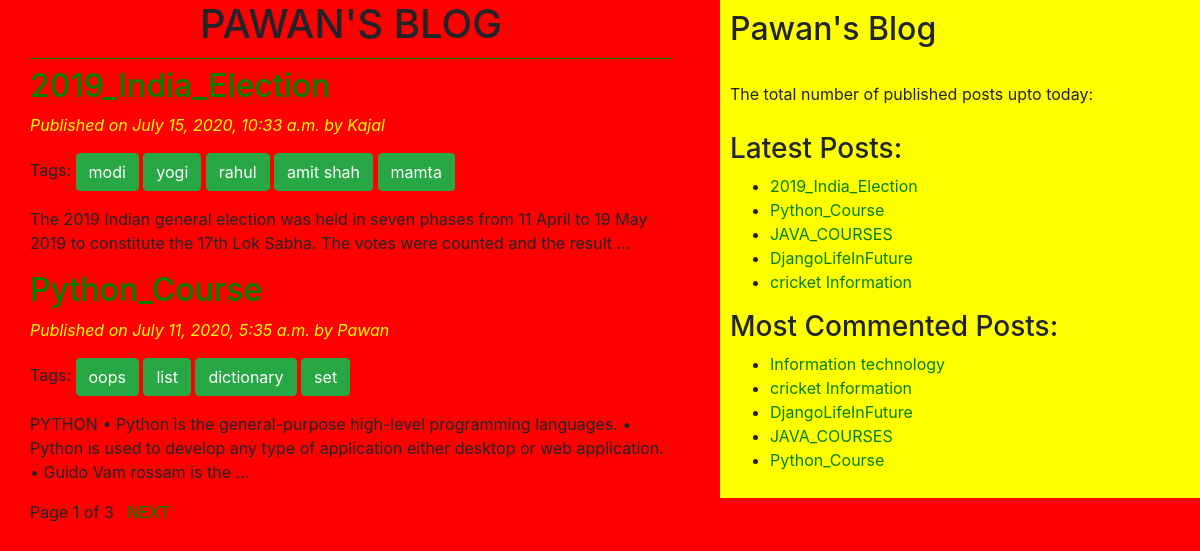
The page / on the database its author committed.
### blogapp/models.py (models this page shows, shortened)
class Post(models.Model):
    STATUS_CHOICES=(('draft','Draft'),('published','Published'))
    title=models.CharField(max_length=256)
    slug=models.SlugField(max_length=264,unique_for_date='publish')
    author=models.ForeignKey(User,related_name='blog_posts',on_delete=models.DO_NOTHING)
    body=models.TextField()
    publish=models.DateTimeField(default=timezone.now)
    created=models.DateTimeField(auto_now_add=True)
    updated=models.DateTimeField(auto_now=True)
    status=models.CharField(max_length=10,choices=STATUS_CHOICES,default='draft')
    objects=CustomManager()
    tags=TaggableManager()
    class Meta:
        ordering=('-publish',)
    def get_absolute_url(self):
        return reverse('post_detail',args=[self.publish.year,self.publish.strftime('%m'),self.publish.strftime('%d'),self.slug])

### blogapp/views.py (the view)
# urls.py: url(r'^$', views.post_list_view),
def post_list_view(request,tag_slug=None):
    post_list=Post.objects.all()
    tag=None
    if tag_slug:
        tag=get_object_or_404(Tag,slug=tag_slug)
        post_list=post_list.filter(tags__in=[tag])
    paginator=Paginator(post_list,2)
    page_number=request.GET.get('page')
    try:
        post_list=paginator.page(page_number)
    except PageNotAnInteger:
        post_list=paginator.page(1)
    except EmptyPage:
        post_list=paginator.page(paginator.num_pages)
    return render(request,'blogapp/post_list.html',{'post_list':post_list,'tag':tag})

### blogapp/models.py (called while the page is built)
    def get_queryset(self):
        return super().get_queryset().filter(status='published')

### blogapp/templatetags/blog_tags.py (called while the page is built)
@register.simple_tag(name='my_tag')
def total_posts():
    return Post.objects.count()

@register.inclusion_tag('blogapp/latest_posts123.html')
def show_latest_posts(count=3):
    latest_posts=Post.objects.order_by('-publish')[:count]
    return {'latest_posts':latest_posts}

@register.simple_tag
def get_most_commented_posts(count=5):
    return Post.objects.annotate(total_comments=Count('comments')).order_by('-total_comments')[:count]

### templates/blogapp/post_list.html (shortened to what this page needs)
<!DOCTYPE html>
{%extends 'blogapp/base.html' %}
    {%block content%}
    <h1>PAWAN'S BLOG</h1>
      {%for post in post_list%}
      <a href="{{post.get_absolute_url}}"><h2>{{post.title}}</h2></a>
        <p id='date'>Published on {{post.publish}} by {{post.author|title}}</p>
        <p>Tags:
          {%for tag in post.tags.all %}
          <a href="{%url 'post_list_by_tag_name' tag.slug %}" class='btn btn-success'>{{tag.name}}</a>
          {%endfor%}
        </p>
        {{post.body|truncatewords:30|linebreaks}}
      {%endfor%}
      {%include 'blogapp/pagenation.html' with page=post_list%}
      {%endblock%}

### templates/blogapp/base.html (shortened to what this page needs)
<!DOCTYPE html>
{%load blog_tags%}
{%load static%}
<html lang="en" dir="ltr">
  <head>
    <link rel="stylesheet" href="https://stackpath.bootstrapcdn.com/bootstrap/4.5.0/css/bootstrap.min.css">
    <link rel="stylesheet" href="{% static "css/blog.css"%}">
  </head>
  <body>
    <div class="content">
      {%block content%}
      {%endblock%}
  </div>
  <div class='sidebar'>
       <h2>Pawan's Blog</h2>
       <p>The total number of published posts upto today: <span id='pcount'>{% my_tag %}</span></p>
       <h3>Latest Posts:</h3>{%show_latest_posts 5%}
       <h3>Most Commented Posts:</h3>
       {%get_most_commented_posts as most_commented_posts%}
       <ul>
         {%for post in most_commented_posts %}
         <li><a href="{{post.get_absolute_url}}">{{post.title}}</a></li>
         {%endfor%}
       </ul>
  </div>
  </body>
</html>

### templates/blogapp/pagenation.html (shortened to what this page needs)
<div class="paginator">
  <span>Page {{page.number}} of {{page.paginator.num_pages}}</span>&nbsp&nbsp
  {%if page.has_next%}
    <a href="?page={{page.next_page_number}}">NEXT</a>
    {%endif%}
</div>

### templates/blogapp/latest_posts123.html
<ul>
  {%for post in latest_posts %}
  <li><a href="{{post.get_absolute_url}}">{{post.title}}</a></li>
  {%endfor%}
</ul>

### static/css/blog.css (style rules this page uses)
.content { width:56%; float:left; padding: 0 0 0 30px; background: red; height: 100%; }
.sidebar { width:40%; float:right; padding: 10px; background: yellow; height: 100%; }
h1 { text-align: center; border-bottom: 1px solid green; padding-bottom: 10px; }
body { background-color: red; }
#date,#ch { color:yellow; font-size: 16px; font-style: italic; }
a { color: green; }
#pcount { font-size: 40px; color: yellow; font-weight: bold; }

### rows shown on the page
Post: publish "July 15, 2020, 10:33 a.m.", author "Kajal", body "The 2019 Indian general election was held in seven phases from 11 April to 19 May 2019 to constitute the 17th Lok Sabha. The votes were counted and the result …", title "2019_India_Election"
Tag: name "modi"
Tag: name "yogi"
Tag: name "rahul"
Tag: name "amit shah"
Tag: name "mamta"
Post: publish "July 11, 2020, 5:35 a.m.", author "Pawan", body "PYTHON • Python is the general-purpose high-level programming languages. • Python is used to develop any type of application either desktop or web application. • Guido Vam rossam is the …", title "Python_Course"
Tag: name "oops"
Tag: name "list"
Tag: name "dictionary"
Tag: name "set"
Post: title "JAVA_COURSES"
Post: title "DjangoLifeInFuture"
Post: title "cricket Information"
Post: title "Information technology"

### other values the page prints
{{ page.number }} "1"
{{ page.paginator.num_pages }} "3"
